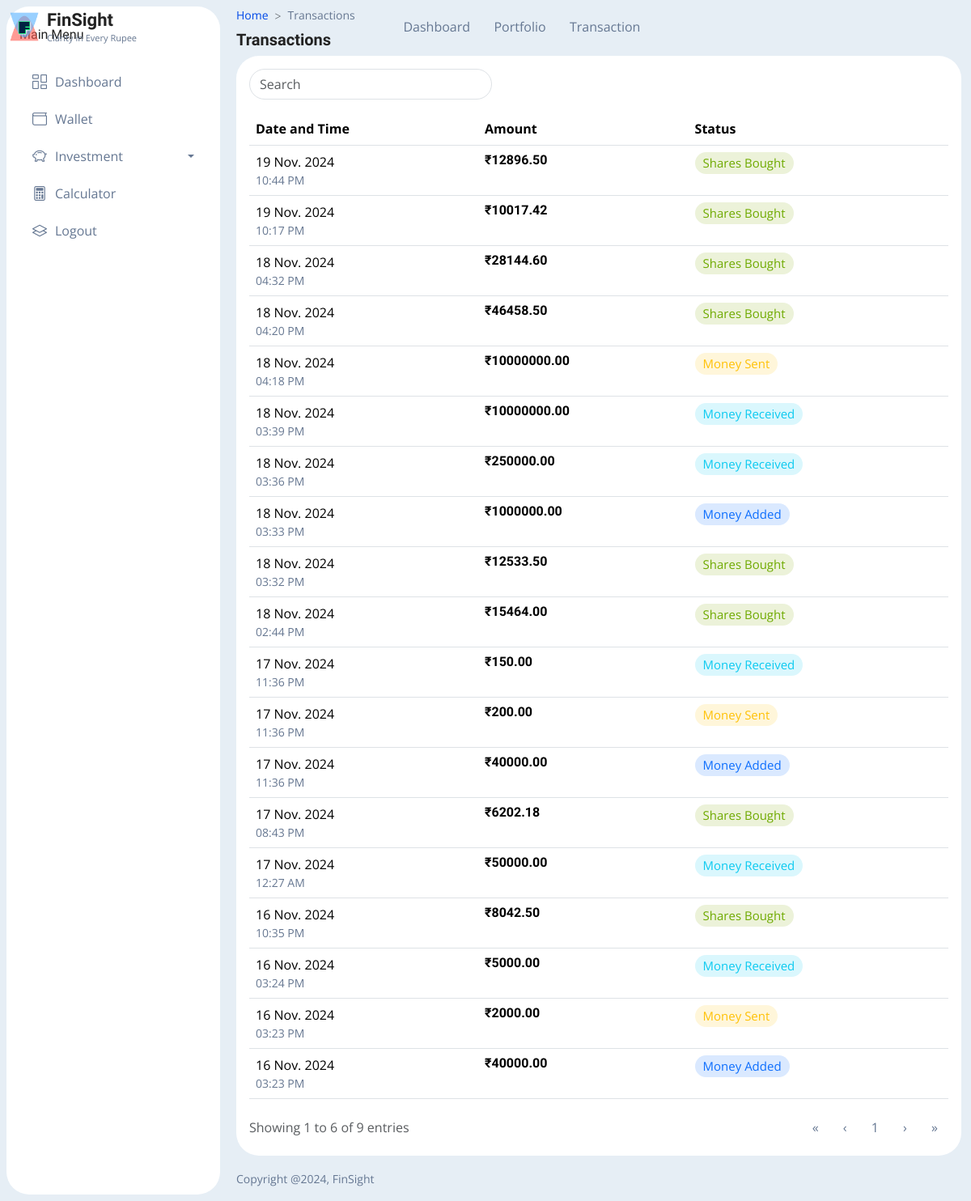
Screenshot of /dashboard/transaction/ (signed in) with the database file from the repository.
### dashboard/models.py (models this page shows, shortened)
class Transaction(models.Model):
    TRANSACTION_TYPE_CHOICES = [
        ('send', 'Send Money'),
        ('receive', 'Receive Money'),
        ('add', 'Add Money'),
        ('buy_stock', 'Buy Stock'),  # New type for stock purchases
    ]
    user = models.ForeignKey(User, on_delete=models.SET_NULL, related_name='transactions', null = True, blank = True)
    transaction_type = models.CharField(max_length=10, choices=TRANSACTION_TYPE_CHOICES)
    amount = models.DecimalField(max_digits=10, decimal_places=2)
    date = models.DateTimeField(auto_now_add=True)

### dashboard/views.py (the view)
# urls.py: path('dashboard/transaction/', transaction, name='transaction'),
def transaction(request):
    transactions = Transaction.objects.all().order_by('-date')  # Sort by date descending
    return render(request, 'transaction.html',{
        'transactions' : transactions
    })

### dashboard/templates/transaction.html (shortened to what this page needs)
{% load static %}
<!doctype html>
<html lang="en">
<head>
    <link rel="stylesheet" href="{% static 'css/style.css' %}">
</head>
<body
    class="main-bg main-bg-opac main-bg-blur adminuiux-sidebar-fill-white adminuiux-sidebar-boxed theme-blue roundedui"
    data-theme="theme-blue" data-sidebarfill="adminuiux-sidebar-fill-white" data-bs-spy="scroll"
    data-bs-target="#list-example" data-bs-smooth-scroll="true" tabindex="0">
    {% include 'header.html' %}
    <div class="adminuiux-wrap">
        {% include 'sidebar.html' %}
        <main class="adminuiux-content has-sidebar" onclick="contentClick()">
            <div class="container-fluid mt-4">
                <div class="row gx-3 align-items-center">
                    <div class="col-12 col-sm">
                        <nav aria-label="breadcrumb" class="mb-2">
                            <ol class="breadcrumb mb-0">
                                <li class="breadcrumb-item bi"><a href="{% url 'dashboard' %}">Home</a></li>
                                <li class="breadcrumb-item active bi" aria-current="page">Transactions</li>
                            </ol>
                        </nav>
                        <h5>Transactions</h5>
                    </div>
                </div>
            </div>
            <div class="container" id="main-content">
                <div class="card adminuiux-card mt-4 mb-0">
                    <div class="card-body">
                        <div class="mb-3" style="max-width: 300px;">
                            <input type="text" id="search" class="form-control" placeholder="Search">
                        </div>
                        <table id="dataTable" class="table w-100 nowrap">
                            <thead>
                                <tr>
                                    <th class="all">Date and Time</th>
                                    <th data-breakpoints="xs sm">Amount</th>
                                    <th data-breakpoints="xs sm">Status</th>
                                </tr>
                            </thead>
                            <tbody>
                                {% for transaction in transactions %}
                                <tr>
                                    <td>
                                        <p class="mb-0">{{ transaction.date|date:"d M. Y" }}</p>
                                        <p class="text-secondary small">{{ transaction.date|date:"h:i A" }}</p>
                                    </td>
                                    <td>
                                        <h6>₹{{ transaction.amount }}</h6>
                                    </td>
                                    <td>
                                        {% if transaction.transaction_type == 'buy_stock' %}
                                        <span class="badge badge-light rounded-pill text-bg-success">Shares
                                            Bought</span>
                                        {% elif transaction.transaction_type == 'add' %}
                                        <span class="badge badge-light rounded-pill text-bg-primary">Money Added</span>
                                        {% elif transaction.transaction_type == 'send' %}
                                        <span class="badge badge-light rounded-pill text-bg-warning">Money Sent</span>
                                        {% elif transaction.transaction_type == 'receive' %}
                                        <span class="badge badge-light rounded-pill text-bg-info">Money Received</span>
                                        {% endif %}
                                    </td>
                                </tr>
                                {% endfor %}
                            </tbody>
                        </table>
                        <div class="d-flex justify-content-between align-items-center">
                            <div class="text-muted">
                                Showing 1 to 6 of 9 entries
                            </div>
                            <div>
                                <a href="#" class="btn btn-link">«</a>
                                <a href="#" class="btn btn-link">‹</a>
                                <span class="btn btn-link">1</span>
                                <a href="#" class="btn btn-link">›</a>
                                <a href="#" class="btn btn-link">»</a>
                            </div>
                        </div>
                    </div>
                </div>
            </div>
        </main>
    </div>
    <footer class="adminuiux-footer has-adminuiux-sidebar mt-auto">
        <div class="container-fluid">
            <div class="row">
                <div class="col-12 col-md col-lg py-2">
                    <span class="small">Copyright @2024, FinSight </span>
                </div>
            </div>
        </div>
    </footer>
</body>
</html>

### dashboard/templates/transaction.html (style rules this page uses)
:root { --adminuiux-content-font: "Open Sans", sans-serif; --adminuiux-content-font-weight: 400; --adminuiux-title-font: "Lexend", sans-serif; --adminuiux-title-font-weight: 600 }

### rows the page displays
Transaction: transaction_type "Shares Bought"
Transaction: transaction_type "Shares Bought"
Transaction: transaction_type "Shares Bought"
Transaction: transaction_type "Shares Bought"
Transaction: transaction_type "Money Sent"
Transaction: transaction_type "Money Received"
Transaction: transaction_type "Money Received"
Transaction: transaction_type "Money Added"
Transaction: transaction_type "Shares Bought"
Transaction: transaction_type "Shares Bought"
Transaction: transaction_type "Money Received"
Transaction: transaction_type "Money Sent"
Transaction: transaction_type "Money Added"
Transaction: transaction_type "Shares Bought"
Transaction: transaction_type "Money Received"
Transaction: transaction_type "Shares Bought"
Transaction: transaction_type "Money Received"
Transaction: transaction_type "Money Sent"
Transaction: transaction_type "Money Added"
